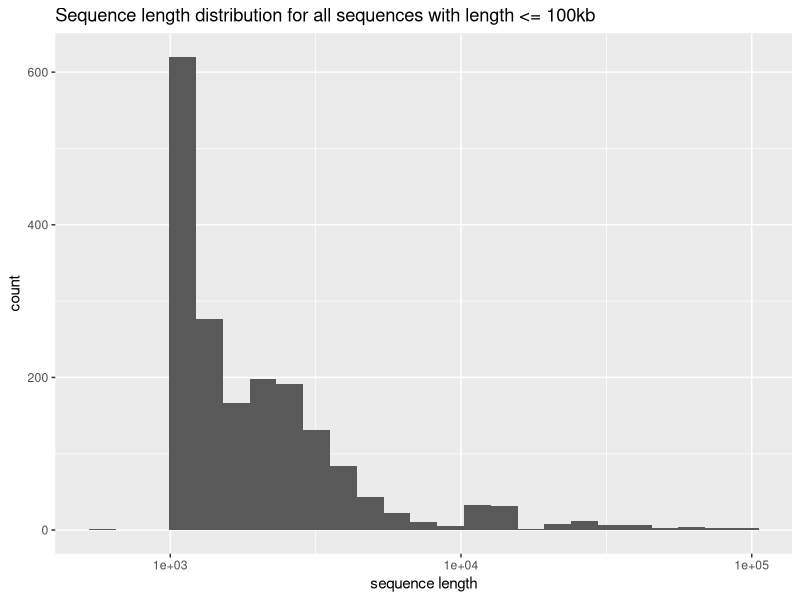
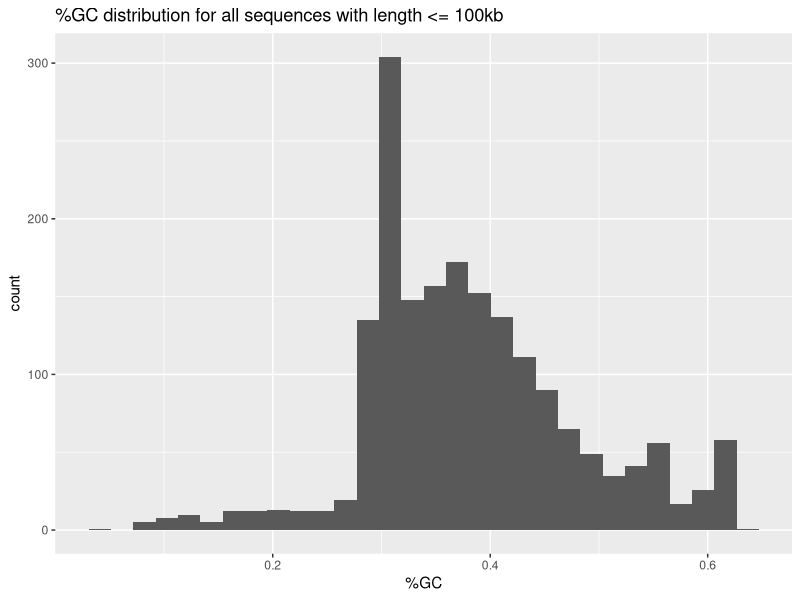
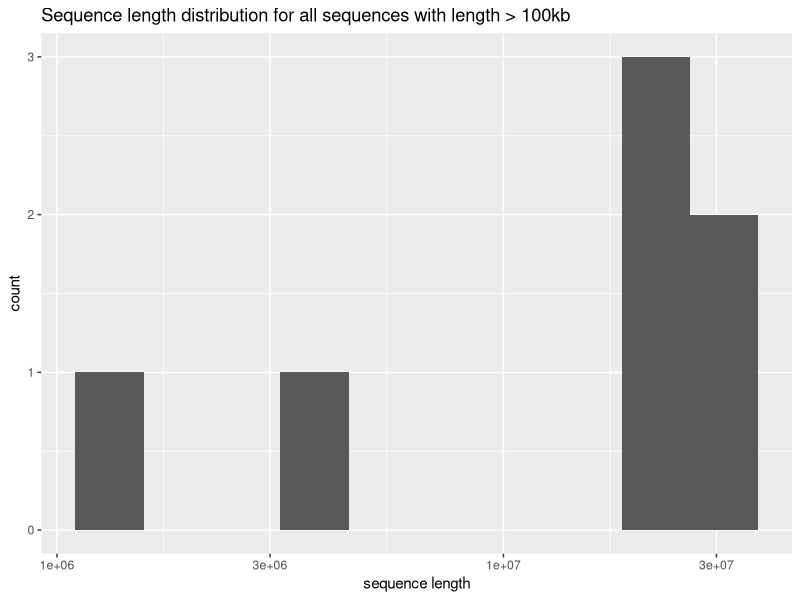
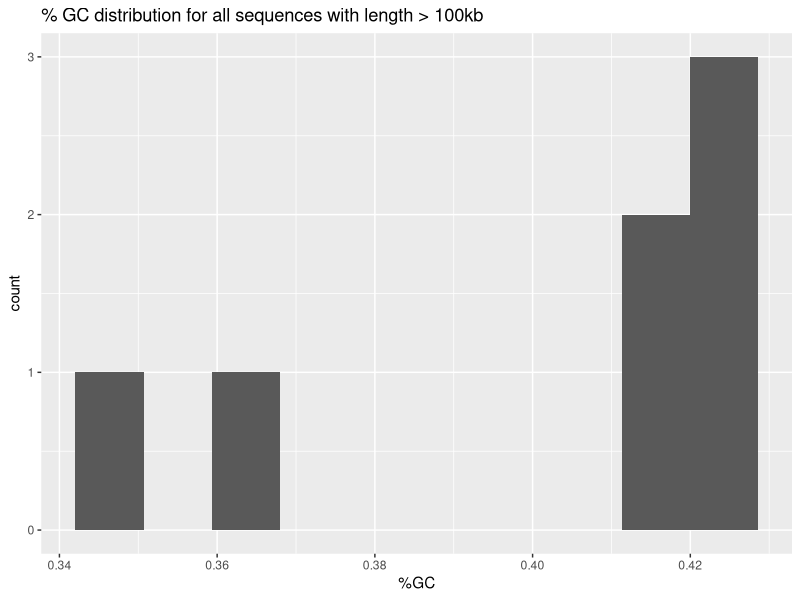

Write the R code that produced these figures, in order.
## ---- chunk 1
library("seqinr")
library("ggplot2")
## ---- chunk 2
sml100length = as.data.frame(read.table("output/reports/sml100length.txt"))
grt100length = as.data.frame(read.table("output/reports/grt100length.txt"))
## ---- chunk 3
ggplot(sml100length, aes(x=V2)) +
  geom_histogram(bins = 25)+
  scale_x_log10()+
  xlab("sequence length")+
  ggtitle("Sequence length distribution for all sequences with length <= 100kb")
## ---- chunk 4
ggplot(sml100length, aes(x=V3)) +
  geom_histogram(bins = 30)+
  xlab("%GC")+
  ggtitle("%GC distribution for all sequences with length <= 100kb")
## ---- chunk 5
ggplot(grt100length, aes(x=V2)) +
  geom_histogram(bins = 10)+
  scale_x_log10()+
  xlab("sequence length")+
  ggtitle("Sequence length distribution for all sequences with length > 100kb")
## ---- chunk 6
ggplot(grt100length, aes(x=V3)) +
  geom_histogram(bins = 10)+
  xlab("%GC")+
  ggtitle("% GC distribution for all sequences with length > 100kb")
